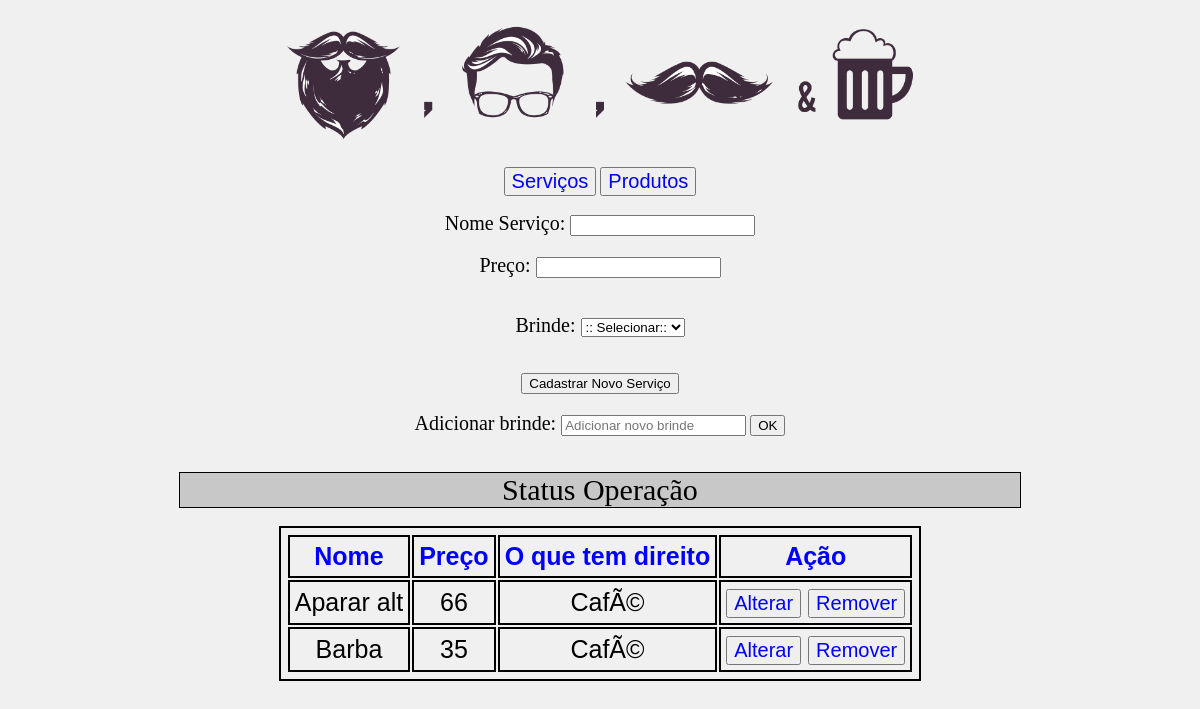
The page / on the database its author committed.
### tables this page shows
CREATE TABLE IF NOT EXISTS `servico` (
  `id_barbearia` int(11) NOT NULL AUTO_INCREMENT,
  `nome_servico` varchar(100) NOT NULL,
  `preco` float NOT NULL,
  `cod_brinde` int(100) DEFAULT NULL,
  PRIMARY KEY (`id_barbearia`),
  KEY `brinde` (`cod_brinde`),
  KEY `brinde_2` (`cod_brinde`),
  KEY `brinde_3` (`cod_brinde`),
  KEY `brinde_4` (`cod_brinde`),
  KEY `brinde_5` (`cod_brinde`),
  KEY `cod_brinde` (`cod_brinde`)
);

CREATE TABLE IF NOT EXISTS `brinde` (
  `id_brinde` int(11) NOT NULL AUTO_INCREMENT,
  `brinde` varchar(100) NOT NULL,
  PRIMARY KEY (`id_brinde`),
  KEY `id_brinde` (`id_brinde`)
);

### lista_servico.php (the view)
<?php
	include("conexao.php");
	$select = "SELECT * FROM servico INNER JOIN brinde
				on servico.cod_brinde = brinde.id_brinde order by nome_servico";
	$resultado = mysqli_query($link, $select);
	while($linha=mysqli_fetch_assoc($resultado)){
		echo "<tr>
				<td class='alt_nome'  value='$linha[id_barbearia]'>" . $linha["nome_servico"] . "</td>
				<td class='alt_preco'  value='$linha[id_barbearia]'>" . $linha["preco"] . "</td>
				<td class='alt_brinde'  value='$linha[id_barbearia]'>" . $linha["brinde"] . "</td>
				<td>
					<button class='btn_alterar' value='$linha[id_barbearia]'>Alterar</button>
					<button class='btn_excluir' value='$linha[id_barbearia]'>Remover</button>
				</td>
			</tr>";
	}
?>

### css.css (style rules this page uses)
table, tr, td, th { font-size: 25px; text-align: center; border: 2px solid black; font-family: arial; padding: 5px; margin: 0 auto; }
a, .btn_excluir, .btn_alterar, .btn_alterando { text-align:center; text-decoration: none; color: blue; font-size: 20px; }
body { background-color: rgb(240, 240, 240); text-align: center; padding: 0; margin: 0 auto; }

### rows shown on the page
servico: $linha[id_barbearia] 9 (drawn), nome_servico "Aparar alt", preco "66", cod_brinde.brinde "CafÃ©"
servico: $linha[id_barbearia] 7 (drawn), nome_servico "Barba", preco "35", cod_brinde.brinde "CafÃ©"
